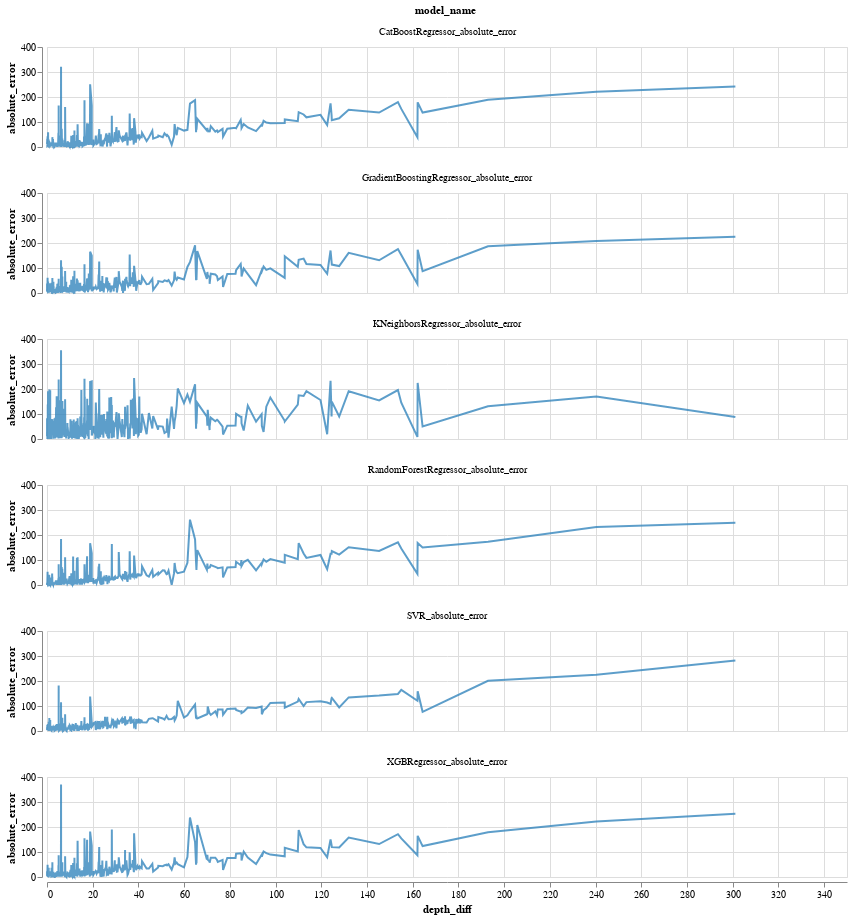

Write notebook code for a chart like this one.
### Markdown cell above
Plot current year depth to target depth differences against mean absolute error

### Code cell
chart_depth_diff_error(error_df, full_df)

### Figure 1 — Vega-Lite specification as saved in the notebook (floating-point values rounded to 4 significant figures; data arrays with more than 128 entries replaced by an {"elided": "..."} marker saying what was removed)
{"config": {"view": {"continuousWidth": 400, "continuousHeight": 300}}, "data": {"name": "data-c378b8c8fe83cbac67a4191167dfadf9"}, "facet": {"field": "model_name", "type": "nominal"}, "spec": {"mark": {"type": "line", "color": "#3586BD", "opacity": 0.8}, "encoding": {"tooltip": [{"field": "depth_diff", "type": "quantitative"}, {"field": "absolute_error", "type": "quantitative"}], "x": {"field": "depth_diff", "type": "quantitative"}, "y": {"field": "absolute_error", "type": "quantitative"}}, "height": 100, "width": 800}, "columns": 1, "$schema": "https://vega.github.io/schema/vega-lite/v4.17.0.json", "datasets": {"data-c378b8c8fe83cbac67a4191167dfadf9": {"elided": "2868 records"}}}
